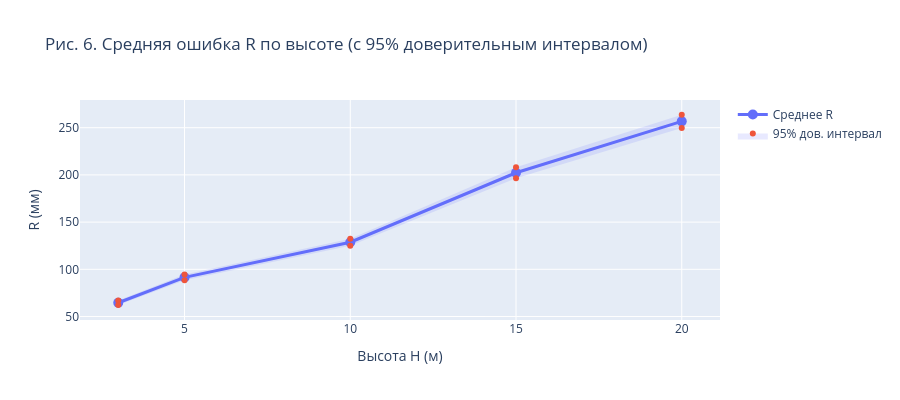

The code cell stored with this chart in its notebook:
### Code cell
stats_by_h = df.groupby("H")["R"].agg(["mean", "std", "count"]).reset_index()
stats_by_h["se"] = stats_by_h["std"] / np.sqrt(stats_by_h["count"])
stats_by_h["ci95"] = stats_by_h["se"] * 1.96

fig = go.Figure()
fig.add_trace(go.Scatter(
    x=stats_by_h["H"], y=stats_by_h["mean"],
    mode="lines+markers", name="Среднее R",
    line=dict(width=3), marker=dict(size=10),
))
fig.add_trace(go.Scatter(
    x=list(stats_by_h["H"]) + list(stats_by_h["H"][::-1]),
    y=list(stats_by_h["mean"] + stats_by_h["ci95"])
      + list((stats_by_h["mean"] - stats_by_h["ci95"])[::-1]),
    fill="toself", fillcolor="rgba(99,110,250,0.15)",
    line=dict(width=0), name="95% дов. интервал", showlegend=True,
))
fig.update_layout(
    title="Рис. 6. Средняя ошибка R по высоте (с 95% доверительным интервалом)",
    xaxis_title="Высота H (м)", yaxis_title="R (мм)", height=400,
)
ALL_FIGS.append(("fig_06_mean_R_ci", fig))
fig.show()

### Figure 1 — Plotly figure (JSON) as saved in the notebook; plotly's stock layout.template omitted (floating-point values rounded to 4 significant figures)
{"data": [{"line": {"width": 3}, "marker": {"size": 10}, "mode": "lines+markers", "name": "Среднее R", "type": "scatter", "x": [3, 5, 10, 15, 20], "y": [64.59, 91.43, 128.7, 202.2, 256.7]}, {"fill": "toself", "fillcolor": "rgba(99,110,250,0.15)", "line": {"width": 0}, "name": "95% дов. интервал", "showlegend": true, "type": "scatter", "x": [3, 5, 10, 15, 20, 20, 15, 10, 5, 3], "y": [67.09, 94.57, 132.4, 208.0, 263.7, 249.7, 196.5, 125.0, 88.29, 62.09]}], "layout": {"height": 400, "title": {"text": "Рис. 6. Средняя ошибка R по высоте (с 95% доверительным интервалом)"}, "xaxis": {"title": {"text": "Высота H (м)"}}, "yaxis": {"title": {"text": "R (мм)"}}}}
